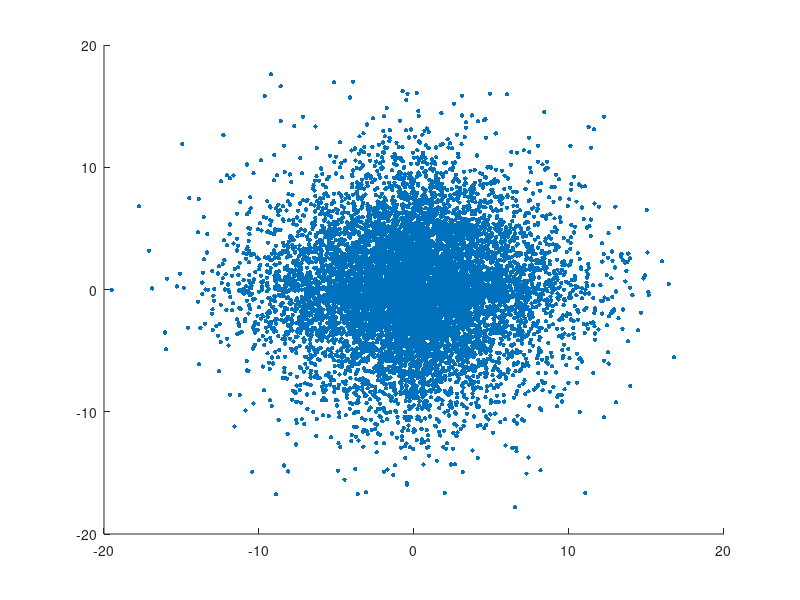

This figure's MATLAB source:
%%Replacement Phase
N =10000
Min = -10;
Max = 10;

%%Initialization
Population = Min + rand(N, 2)*(Max-Min);
Di=5

x = Min:0.2:Max;
y = Min:0.2:Max;
x = linspace(Min,Max); 
y = linspace(Min,Max);

[X,Y] = meshgrid(x,y);
Z = -X.^2 - Y.^2;
%Z = sin(X) + cos(Y);
figure
s = contour(X,Y,Z,'ShowText','on');
%hold on
%Z = (1-X).^2 + 100*(Y-X.^2).^2;
pcr=0.9
count = 0
%Ranks = zeros(500,2)
s=[]
while count < 1
    count = count +1
%   F = sin(Population(:,1)) + cos(Population(:,2));
   
   % r1 = randi([-10 10],1,1000);
    r2 = randi([1 N],N,1);
    r3 = randi([1 N],N,1);
    CR = rand(N, 2)
    fr=normrnd(0.5,0.2,N,2)
    diff(:,1) = fr(:,1).*(Population(r2,1) - Population(r3,1))
    diff(:,2) = fr(:,2).*(Population(r2,2) - Population(r3,2))
    
    xn = Population + diff
    xn(find(CR(:,1)>pcr),1) = Population( find(CR(:,1)>pcr) ,1)
    xn(find(CR(:,2)>pcr),2) = Population( find(CR(:,2)>pcr) ,2)
    
    F1x = Population(:,1).^2 + Population(:,2).^2;
    Fnx = xn(:,1).^2 + xn(:,2).^2;

    Population(F1x>Fnx,:) = xn(F1x>Fnx,:)
         
         delete(s);
         
%  s = scatter( Population(:,1),Population(:,2), 10, 'filled');
        s = scatter( diff(:,1) , diff(:,2), 10, 'filled');
  pause(0.1)
    hold on



end





 
 